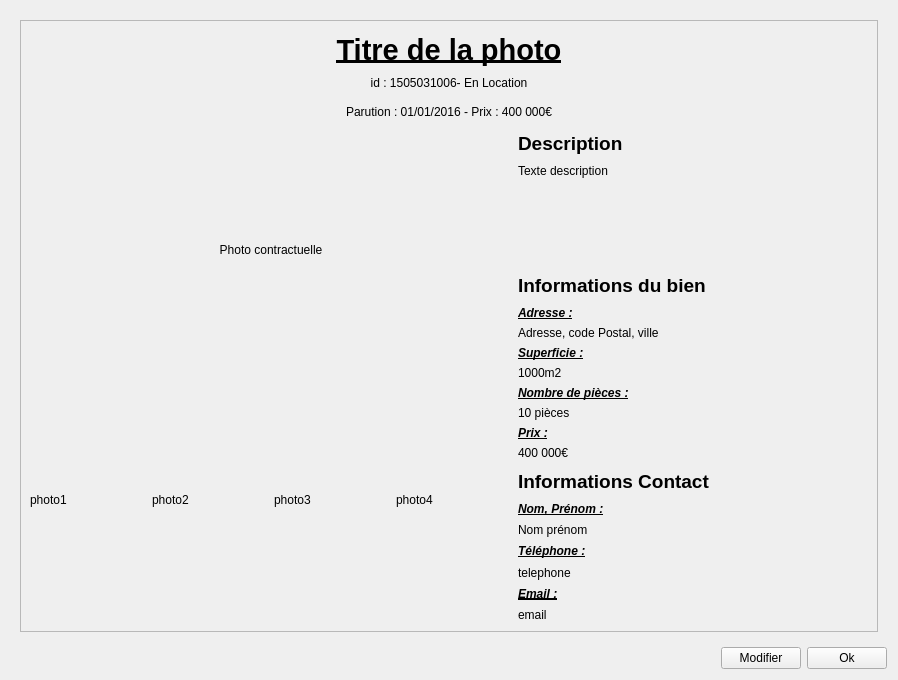
<?xml version="1.0" encoding="UTF-8"?>
<ui version="4.0">
 <class>detaildialog</class>
 <widget class="QWidget" name="detaildialog">
  <property name="geometry">
   <rect>
    <x>0</x>
    <y>0</y>
    <width>898</width>
    <height>680</height>
   </rect>
  </property>
  <property name="windowTitle">
   <string>Form</string>
  </property>
  <layout class="QGridLayout" name="gridLayout">
   <item row="1" column="2">
    <widget class="QPushButton" name="pushButton">
     <property name="text">
      <string>Ok</string>
     </property>
    </widget>
   </item>
   <item row="1" column="0">
    <spacer name="horizontalSpacer">
     <property name="orientation">
      <enum>Qt::Horizontal</enum>
     </property>
     <property name="sizeHint" stdset="0">
      <size>
       <width>40</width>
       <height>20</height>
      </size>
     </property>
    </spacer>
   </item>
   <item row="0" column="0" colspan="3">
    <widget class="QWidget" name="widget" native="true">
     <layout class="QGridLayout" name="gridLayout_4">
      <item row="0" column="0">
       <widget class="QScrollArea" name="scrollArea">
        <property name="widgetResizable">
         <bool>true</bool>
        </property>
        <widget class="QWidget" name="scrollAreaWidgetContents">
         <property name="geometry">
          <rect>
           <x>0</x>
           <y>0</y>
           <width>860</width>
           <height>609</height>
          </rect>
         </property>
         <layout class="QGridLayout" name="gridLayout_3">
          <item row="1" column="0">
           <layout class="QGridLayout" name="gridLayout_2">
            <item row="0" column="0" colspan="2">
             <widget class="QLabel" name="titre_global">
              <property name="maximumSize">
               <size>
                <width>16777215</width>
                <height>40</height>
               </size>
              </property>
              <property name="font">
               <font>
                <pointsize>22</pointsize>
                <weight>75</weight>
                <bold>true</bold>
                <underline>true</underline>
               </font>
              </property>
              <property name="text">
               <string>Titre de la photo</string>
              </property>
              <property name="alignment">
               <set>Qt::AlignCenter</set>
              </property>
             </widget>
            </item>
            <item row="3" column="1">
             <widget class="QLabel" name="titre_description">
              <property name="minimumSize">
               <size>
                <width>0</width>
                <height>0</height>
               </size>
              </property>
              <property name="maximumSize">
               <size>
                <width>16777215</width>
                <height>30</height>
               </size>
              </property>
              <property name="font">
               <font>
                <pointsize>14</pointsize>
                <weight>75</weight>
                <bold>true</bold>
               </font>
              </property>
              <property name="text">
               <string>Description</string>
              </property>
             </widget>
            </item>
            <item row="5" column="1">
             <widget class="QLabel" name="titre_infos_bien">
              <property name="maximumSize">
               <size>
                <width>16777215</width>
                <height>30</height>
               </size>
              </property>
              <property name="font">
               <font>
                <pointsize>14</pointsize>
                <weight>75</weight>
                <bold>true</bold>
               </font>
              </property>
              <property name="text">
               <string>Informations du bien</string>
              </property>
             </widget>
            </item>
            <item row="2" column="0" colspan="2">
             <widget class="QLabel" name="parution_prix">
              <property name="maximumSize">
               <size>
                <width>16777215</width>
                <height>20</height>
               </size>
              </property>
              <property name="text">
               <string>Parution : 01/01/2016 - Prix : 400 000€</string>
              </property>
              <property name="alignment">
               <set>Qt::AlignCenter</set>
              </property>
             </widget>
            </item>
            <item row="7" column="1">
             <widget class="QLabel" name="label">
              <property name="maximumSize">
               <size>
                <width>16777215</width>
                <height>30</height>
               </size>
              </property>
              <property name="font">
               <font>
                <pointsize>14</pointsize>
                <weight>75</weight>
                <bold>true</bold>
               </font>
              </property>
              <property name="text">
               <string>Informations Contact</string>
              </property>
             </widget>
            </item>
            <item row="1" column="0" colspan="2">
             <widget class="QLabel" name="id_etat">
              <property name="maximumSize">
               <size>
                <width>16777215</width>
                <height>20</height>
               </size>
              </property>
              <property name="text">
               <string>id : 1505031006- En Location</string>
              </property>
              <property name="alignment">
               <set>Qt::AlignHCenter|Qt::AlignTop</set>
              </property>
             </widget>
            </item>
            <item row="4" column="1">
             <widget class="QLabel" name="description">
              <property name="maximumSize">
               <size>
                <width>350</width>
                <height>100</height>
               </size>
              </property>
              <property name="text">
               <string>Texte description</string>
              </property>
              <property name="alignment">
               <set>Qt::AlignLeading|Qt::AlignLeft|Qt::AlignTop</set>
              </property>
              <property name="wordWrap">
               <bool>true</bool>
              </property>
             </widget>
            </item>
            <item row="6" column="1">
             <layout class="QVBoxLayout" name="verticalLayout">
              <item>
               <widget class="QLabel" name="titre_adresse">
                <property name="maximumSize">
                 <size>
                  <width>16777215</width>
                  <height>20</height>
                 </size>
                </property>
                <property name="font">
                 <font>
                  <weight>75</weight>
                  <italic>true</italic>
                  <bold>true</bold>
                  <underline>true</underline>
                 </font>
                </property>
                <property name="text">
                 <string>Adresse :</string>
                </property>
                <property name="alignment">
                 <set>Qt::AlignLeading|Qt::AlignLeft|Qt::AlignTop</set>
                </property>
               </widget>
              </item>
              <item>
               <widget class="QLabel" name="adresse">
                <property name="maximumSize">
                 <size>
                  <width>300</width>
                  <height>20</height>
                 </size>
                </property>
                <property name="text">
                 <string>Adresse, code Postal, ville</string>
                </property>
                <property name="alignment">
                 <set>Qt::AlignLeading|Qt::AlignLeft|Qt::AlignTop</set>
                </property>
                <property name="wordWrap">
                 <bool>true</bool>
                </property>
               </widget>
              </item>
              <item>
               <widget class="QLabel" name="titre_superficie">
                <property name="maximumSize">
                 <size>
                  <width>16777215</width>
                  <height>20</height>
                 </size>
                </property>
                <property name="font">
                 <font>
                  <weight>75</weight>
                  <italic>true</italic>
                  <bold>true</bold>
                  <underline>true</underline>
                 </font>
                </property>
                <property name="text">
                 <string>Superficie :</string>
                </property>
               </widget>
              </item>
              <item>
               <widget class="QLabel" name="superficie">
                <property name="maximumSize">
                 <size>
                  <width>16777215</width>
                  <height>20</height>
                 </size>
                </property>
                <property name="text">
                 <string>1000m2</string>
                </property>
                <property name="alignment">
                 <set>Qt::AlignLeading|Qt::AlignLeft|Qt::AlignTop</set>
                </property>
               </widget>
              </item>
              <item>
               <widget class="QLabel" name="titre_pieces">
                <property name="maximumSize">
                 <size>
                  <width>16777215</width>
                  <height>20</height>
                 </size>
                </property>
                <property name="font">
                 <font>
                  <weight>75</weight>
                  <italic>true</italic>
                  <bold>true</bold>
                  <underline>true</underline>
                 </font>
                </property>
                <property name="text">
                 <string>Nombre de pièces :</string>
                </property>
               </widget>
              </item>
              <item>
               <widget class="QLabel" name="pieces">
                <property name="text">
                 <string>10 pièces</string>
                </property>
                <property name="alignment">
                 <set>Qt::AlignLeading|Qt::AlignLeft|Qt::AlignTop</set>
                </property>
               </widget>
              </item>
              <item>
               <widget class="QLabel" name="titre_prix">
                <property name="font">
                 <font>
                  <weight>75</weight>
                  <italic>true</italic>
                  <bold>true</bold>
                  <underline>true</underline>
                 </font>
                </property>
                <property name="text">
                 <string>Prix :</string>
                </property>
               </widget>
              </item>
              <item>
               <widget class="QLabel" name="prix">
                <property name="text">
                 <string>400 000€</string>
                </property>
               </widget>
              </item>
             </layout>
            </item>
            <item row="8" column="1">
             <layout class="QVBoxLayout" name="verticalLayout_5">
              <item>
               <widget class="QLabel" name="titre_nomprenom">
                <property name="maximumSize">
                 <size>
                  <width>16777215</width>
                  <height>30</height>
                 </size>
                </property>
                <property name="font">
                 <font>
                  <weight>75</weight>
                  <italic>true</italic>
                  <bold>true</bold>
                  <underline>true</underline>
                 </font>
                </property>
                <property name="text">
                 <string>Nom, Prénom :</string>
                </property>
                <property name="alignment">
                 <set>Qt::AlignLeading|Qt::AlignLeft|Qt::AlignTop</set>
                </property>
               </widget>
              </item>
              <item>
               <widget class="QLabel" name="nom_prenom">
                <property name="maximumSize">
                 <size>
                  <width>16777215</width>
                  <height>30</height>
                 </size>
                </property>
                <property name="text">
                 <string>Nom prénom</string>
                </property>
                <property name="alignment">
                 <set>Qt::AlignLeading|Qt::AlignLeft|Qt::AlignTop</set>
                </property>
               </widget>
              </item>
              <item>
               <widget class="QLabel" name="titre_telephone">
                <property name="maximumSize">
                 <size>
                  <width>16777215</width>
                  <height>30</height>
                 </size>
                </property>
                <property name="font">
                 <font>
                  <weight>75</weight>
                  <italic>true</italic>
                  <bold>true</bold>
                  <underline>true</underline>
                 </font>
                </property>
                <property name="text">
                 <string>Téléphone :</string>
                </property>
                <property name="alignment">
                 <set>Qt::AlignLeading|Qt::AlignLeft|Qt::AlignTop</set>
                </property>
               </widget>
              </item>
              <item>
               <widget class="QLabel" name="telephone">
                <property name="text">
                 <string>telephone</string>
                </property>
                <property name="wordWrap">
                 <bool>true</bool>
                </property>
               </widget>
              </item>
              <item>
               <widget class="QLabel" name="titre_email">
                <property name="font">
                 <font>
                  <weight>75</weight>
                  <italic>true</italic>
                  <bold>true</bold>
                  <underline>true</underline>
                 </font>
                </property>
                <property name="text">
                 <string>Email :</string>
                </property>
               </widget>
              </item>
              <item>
               <widget class="QLabel" name="email">
                <property name="text">
                 <string>email</string>
                </property>
               </widget>
              </item>
             </layout>
            </item>
            <item row="3" column="0" rowspan="6">
             <layout class="QVBoxLayout" name="vertial_layout_photos">
              <item>
               <widget class="QLabel" name="photo_contractuelle">
                <property name="enabled">
                 <bool>true</bool>
                </property>
                <property name="text">
                 <string>Photo contractuelle</string>
                </property>
                <property name="alignment">
                 <set>Qt::AlignCenter</set>
                </property>
               </widget>
              </item>
              <item>
               <layout class="QHBoxLayout" name="photos_supplementaires">
                <item>
                 <widget class="QLabel" name="photo1">
                  <property name="text">
                   <string>photo1</string>
                  </property>
                 </widget>
                </item>
                <item>
                 <widget class="QLabel" name="photo2">
                  <property name="text">
                   <string>photo2</string>
                  </property>
                 </widget>
                </item>
                <item>
                 <widget class="QLabel" name="photo3">
                  <property name="text">
                   <string>photo3</string>
                  </property>
                 </widget>
                </item>
                <item>
                 <widget class="QLabel" name="photo4">
                  <property name="text">
                   <string>photo4</string>
                  </property>
                 </widget>
                </item>
               </layout>
              </item>
             </layout>
            </item>
           </layout>
          </item>
         </layout>
        </widget>
       </widget>
      </item>
     </layout>
    </widget>
   </item>
   <item row="1" column="1">
    <widget class="QPushButton" name="pushButton_2">
     <property name="text">
      <string>Modifier</string>
     </property>
    </widget>
   </item>
  </layout>
 </widget>
 <resources/>
 <connections/>
</ui>
